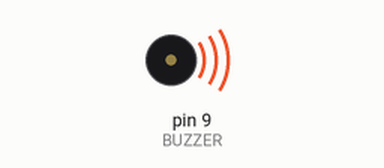
Simulated run of this sketch. Board: Arduino Uno, built with avr-gcc and run on an emulated ATmega328P. Shown: buzzer (waves = sounding, pin HIGH).

Above: at 0.1 s.
Timing chart, 0 to 1.6 s (numbered marks = the images above):
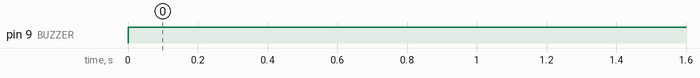

Measured:
- by itself, pin 9 (BUZZER): LOW → HIGH at 0.00 s

The sketch:

Buzzer.ino
```cpp
int BUZZER = 9;

void setup() {
  pinMode(BUZZER, OUTPUT);

}

void loop() {
//  digitalWrite(BUZZER, i);
//  delay(1000);
//  digitalWrite(BUZZER, LOW);
//  delay(1000);
//  i+= 10;
for (int i=0;i<400;i+=10)
{
  digitalWrite(BUZZER, HIGH);
  delay(50);
  //digitalWrite(BUZZER, LOW);
  //delay(800-(2*i));
}
}
```
